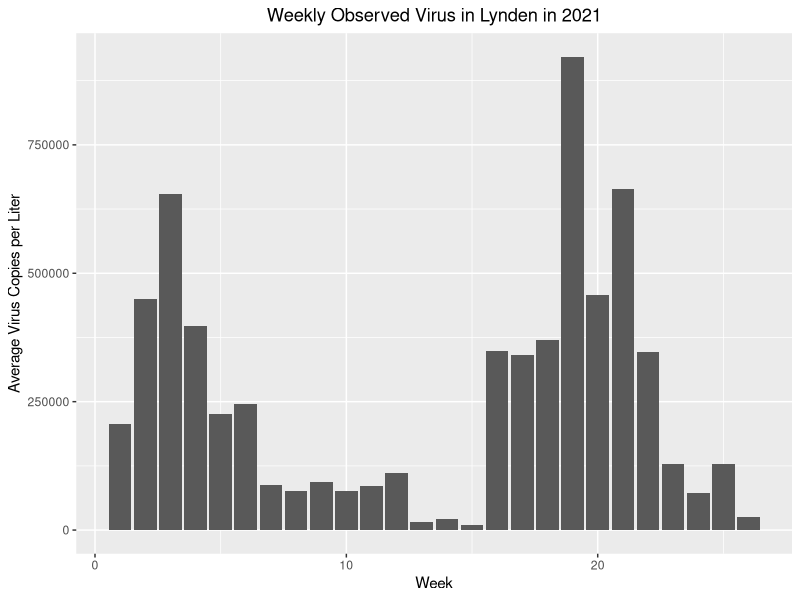
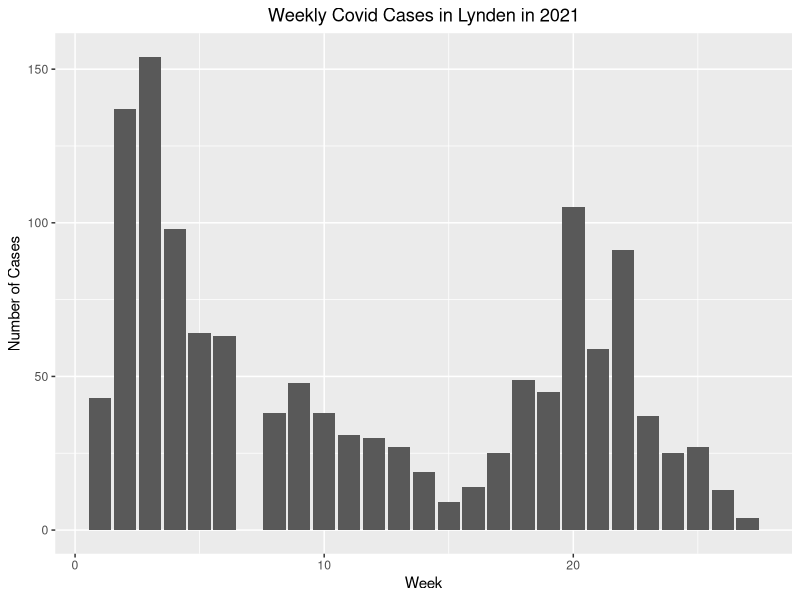
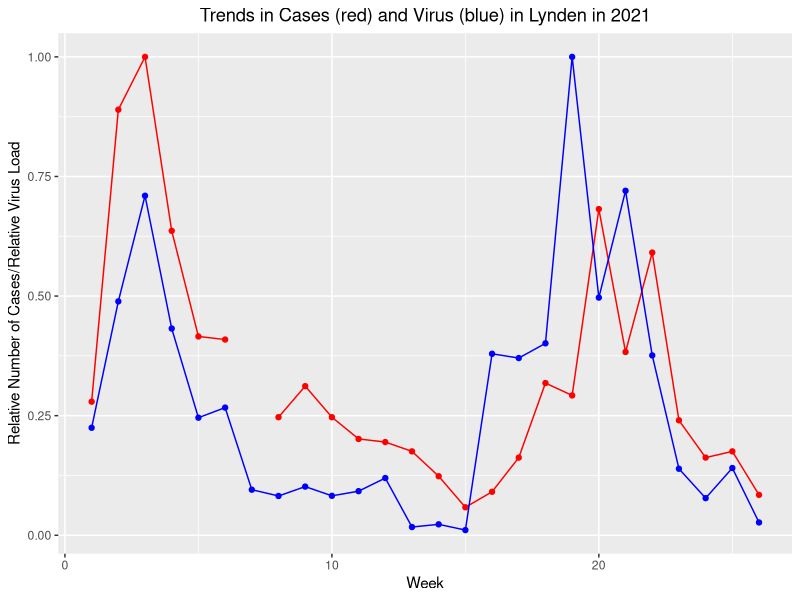
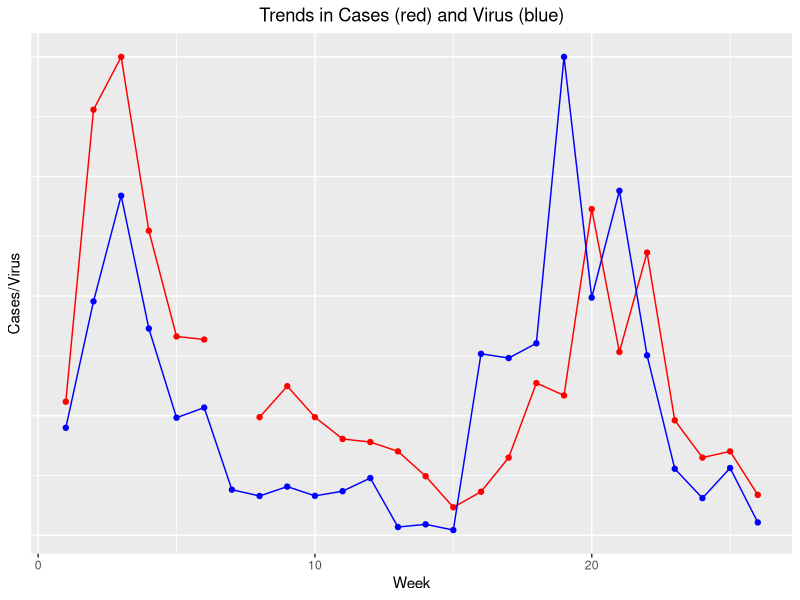
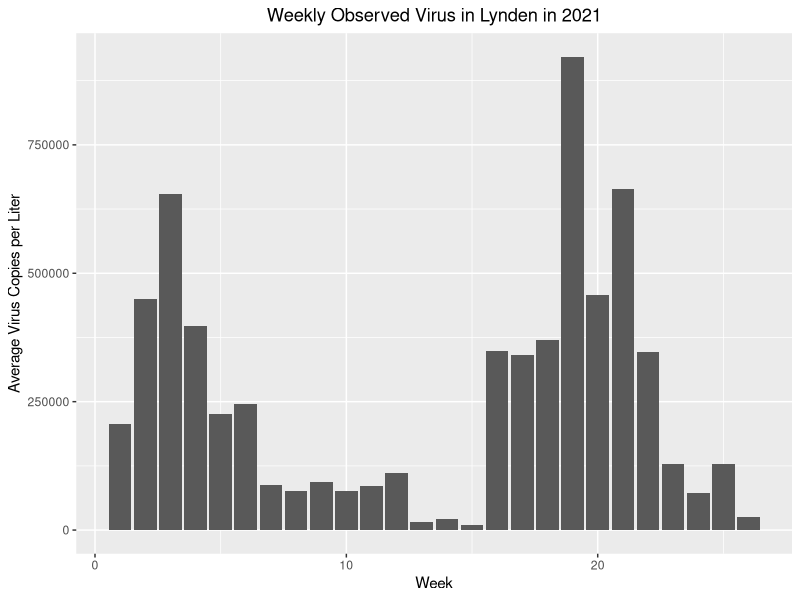
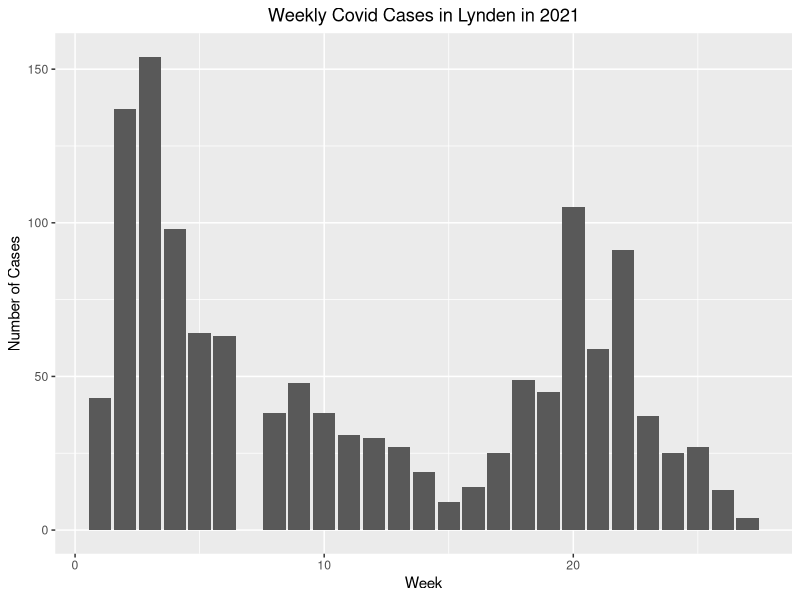
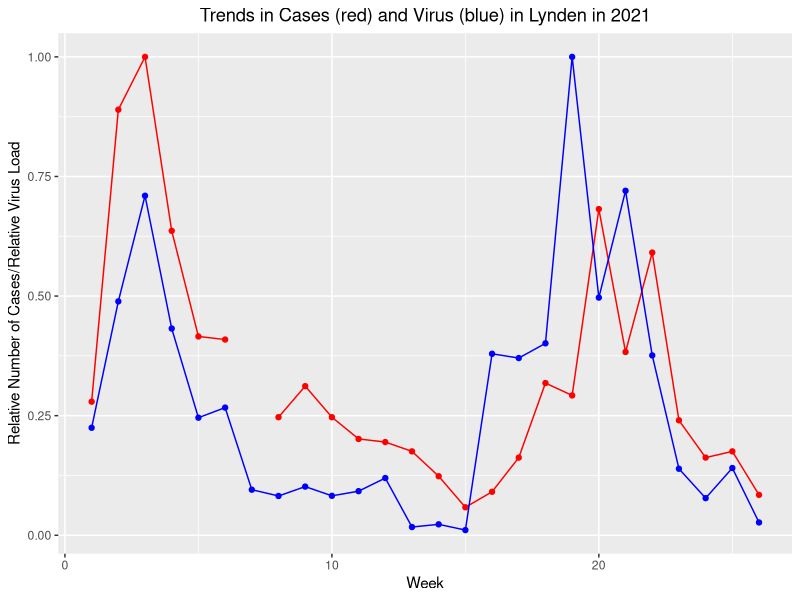

Here is the R script that generated these plots, in order: (Note: this script raises an error after producing the figures.)
library(tidyverse)

# read in dataset 
lynden_dat <- readxl::read_excel("lynden_data_modified.xlsx",
                                 col_names = TRUE)[,-c(3:5)]
colnames(lynden_dat) <- c("date", "virus_per_liter", "weekly_cases", "count_2_week",
                          "county_cum_count", "county_1_week_increase")

# fix date 
lynden_dat$date <- as.Date(lynden_dat$date, origin = "1899-12-30")
lynden_dat$week <- lubridate::isoweek(lynden_dat$date) # define week starting on a Monday
lynden_dat$year <- lubridate::year(lynden_dat$date)
# correct year for 2nd and 96th observations, they are miscoded in original dataset as 2021 
lynden_dat$year[2] <- 2020
lynden_dat$year[96] <- 2020

# make dataset for wastewater 
waste_dat <- lynden_dat %>% 
  select(c(date, virus_per_liter, week, year))
waste_dat <- waste_dat[!is.na(waste_dat$virus_per_liter), ]
waste_dat_21 <- waste_dat %>% filter(year == 2021) %>% select(-year)
# check how many observations per week in 2021 dataset 
weekly_obs <- waste_dat_21 %>% 
  group_by(week) %>%
  summarise(count = n())
# need to find out eventually how to define week! 
# for now, do M-Su, scale sum of wastewater by number of observations in that week
weekly_waste <- waste_dat_21 %>%
  filter(week != 53) %>%
  group_by(week) %>%
  mutate(obs_num = n()) %>% 
  summarise(virus_in_week = sum(virus_per_liter),
            virus_normed = virus_in_week/obs_num) %>%
  unique()
ggplot(weekly_waste, aes(x = week, y = virus_normed)) + 
  geom_bar(stat = "identity") + 
  xlab("Week") + 
  ylab("Average Virus Copies per Liter") + 
  ggtitle("Weekly Observed Virus in Lynden in 2021") + 
  theme(plot.title = element_text(hjust = 0.5))
ggsave("virus_bar.png")

# make dataset for lynden cases 
lynden_case_dat <- lynden_dat %>% 
  select(c(date, weekly_cases, week, year))
lynden_case_dat$week <- lubridate::week(lynden_case_dat$date)
lynden_case_dat <- lynden_case_dat[!is.na(lynden_case_dat$weekly_cases), ]
lynden_case_dat_21 <- lynden_case_dat %>% filter(year == 2021) %>% select(-c(year))  
lynden_case_dat_21 <- rbind(lynden_case_dat_21, c(NA, 7)) %>%
  arrange(week, desc = F)
ggplot(lynden_case_dat_21, aes(x = week, y = weekly_cases)) + 
  geom_bar(stat = "identity") + 
  xlab("Week") + 
  ylab("Number of Cases") + 
  ggtitle("Weekly Covid Cases in Lynden in 2021") + 
  theme(plot.title = element_text(hjust = 0.5))
ggsave("cases_bar.png")

# plot time series for cases and wastewater on same axes
weekly_dat <- full_join(weekly_waste, lynden_case_dat_21, by = "week") %>%
  select(-date) %>%
  filter(week != 27)
weekly_dat$rel_cases <- weekly_dat$weekly_cases/max(weekly_dat$weekly_cases, na.rm = T)  
weekly_dat$rel_virus <- weekly_dat$virus_normed/max(weekly_dat$virus_normed, na.rm = T)
trends_plot <- ggplot(weekly_dat, aes(x = week, y = rel_cases)) + 
  geom_line(color = "red") + 
  geom_point(color = "red") + 
  geom_line(aes(y = rel_virus), color = "blue") + 
  geom_point(aes(y = rel_virus), color = "blue") + 
  xlab("Week") + 
  ylab("Relative Number of Cases/Relative Virus Load") + 
  ggtitle("Trends in Cases (red) and Virus (blue) in Lynden in 2021") + 
  theme(plot.title = element_text(hjust = 0.5))
trends_plot
ggsave("trends.png")
trends_plot +  
  ylab("Cases/Virus") + 
  theme(axis.text.y = element_blank(),
        axis.ticks.y = element_blank()) + 
  ggtitle("Trends in Cases (red) and Virus (blue)")
ggsave(file_path, "simple_trends.png")
